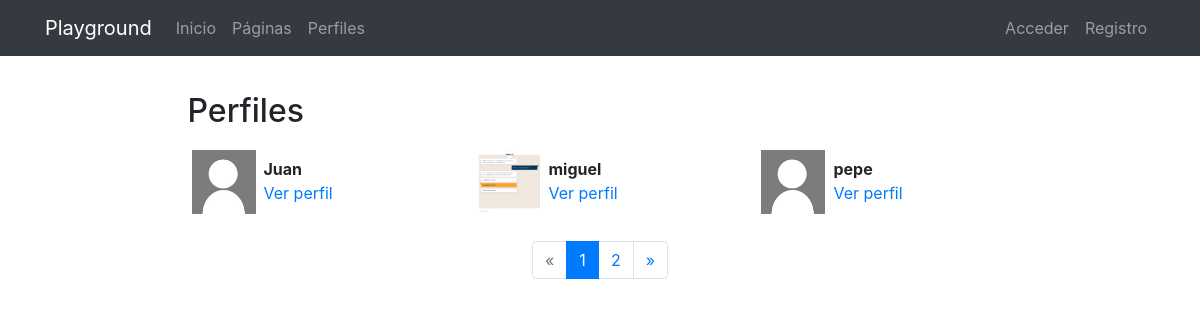
/profiles/, run on the app's committed database.
### registration/models.py (models this page shows)
class Profile(models.Model):
    user = models.OneToOneField(User, on_delete=models.CASCADE)
    avatar = models.ImageField(upload_to=custom_upload_to, null=True, blank=True)
    bio = models.TextField(null=True, blank=True)
    link = models.URLField(max_length=200, null=True, blank=True)
    class Meta:
        ordering = ['user__username']

### profiles/views.py (the view)
# urls.py: path('', ProfileListView.as_view(), name='list'),
class ProfileListView(ListView):
    model = Profile
    template_name = 'profiles/profile_list.html'
    paginate_by = 3

### profiles/templates/profiles/profile_list.html (shortened to what this page needs)
{% extends 'core/base.html' %}
{% load static %}
{% block content %}
<main role="main">
  <div class="container">
    <div class="row mt-3">
      <div class="col-md-9 mx-auto mb-5">
        <h2>Perfiles</h2>
        <div class="row">
          {% for profile in profile_list %}
            <div class="col-md-4 mt-2 mb-3 ">
              <div class="row p-1">
                <div class="col-md-12">
                  {% if profile.avatar %}
                    <img src="{{profile.avatar.url}}" class="img-fluid profile-avatar">
                  {% else %}
                    <img src="{% static 'registration/img/no-avatar.jpg' %}" class="img-fluid profile-avatar">
                  {% endif %}
                  <p class="profile-data">
                    <b>{{profile.user|truncatechars:"16"}}</b><br>
                    <a href="{% url 'profiles:detail' profile.user %}">Ver perfil</a>
                  </p>
                </div>
              </div>
            </div>
          {% endfor %}
        </div>
        {% if is_paginated %}
          <nav aria-label="Page navigation">
            <ul class="pagination justify-content-center">
              {% if page_obj.has_previous %}
                <li class="page-item ">
                  <a class="page-link" href="?page={{ page_obj.previous_page_number }}">&laquo;</a>
                </li>
              {% else %}
                <li class="page-item disabled">
                  <a class="page-link" href="#" tabindex="-1">&laquo;</a>
                </li>
              {% endif %}
              {% for i in paginator.page_range %}
                <li class="page-item {% if page_obj.number == i %}active{% endif %}">
                  <a class="page-link" href="?page={{ i }}">{{ i }}</a>
                </li>
              {% endfor %}
              {% if page_obj.has_next %}
                <li class="page-item ">
                  <a class="page-link" href="?page={{ page_obj.next_page_number }}">&raquo;</a>
                </li>
              {% else %}
                <li class="page-item disabled">
                  <a class="page-link" href="#" tabindex="-1">&raquo;</a>
                </li>
              {% endif %}
            </ul>
          </nav>
        {% endif %}
      </div>
    </div>
  </div>
</main>
{% endblock %}

### core/static/core/css/main.css (style rules this page uses)
main { padding-top: 20px; }
:root { --jumbotron-padding-y: 3rem; }

### profiles/templates/profiles/profile_list.html (style rules this page uses)
.profile-avatar { float:left;width:4rem;height:4rem }
.profile-data { padding-left:4.5rem;padding-top:.4rem; }

### data on the page
Profile: user "Juan"
Profile: avatar (picture), user "miguel"
Profile: user "pepe"

### other printed values
{{ i }} "1" "2"
